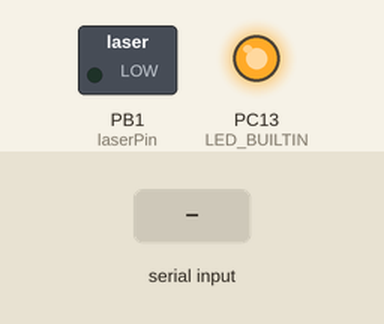
This program was run on a simulated STM32 Blue Pill. Parts: switched loads named in the program (green lamp = pin HIGH), output pins drawn as LEDs (lit = HIGH). The test bench sets the inputs (shaded band).

Above: at 1.2 s.
1.3 s: "1" received over the second serial link
At 2.5 s:
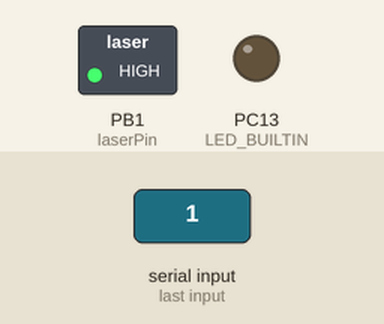
2.8 s: "0" received over the second serial link
At 3.6 s:
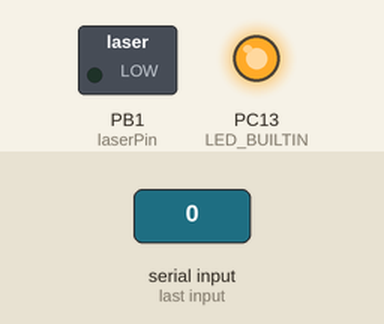
4.3 s: "2" received over the second serial link
At 4.7 s:
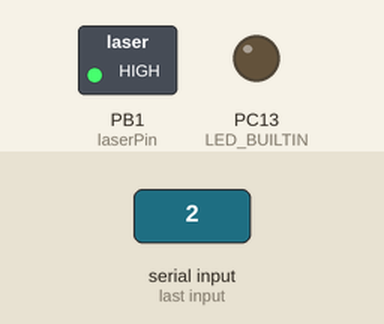
Timing chart, 0 to 7.3 s (numbered marks = the images above; inputs shaded):
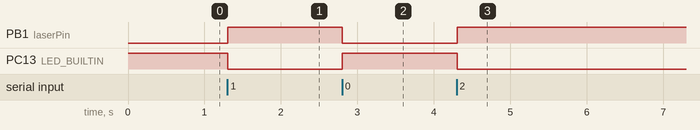

The program:

main.cpp
```cpp
/**
 * Blink
 *
 * Turns on an LED on for one second,
 * then off for one second, repeatedly.
 */
#include "Arduino.h"

// Set LED_BUILTIN if it is not defined by Arduino framework
#define LED_BUILTIN PC13

USBSerial usb;

int laserPin = PB1;
char in = '0';

void setup()
{
  pinMode(laserPin, OUTPUT);
  pinMode(LED_BUILTIN, OUTPUT);
  digitalWrite(LED_BUILTIN, HIGH);

  //Serial.begin(9600);
  usb.begin(115200);

}

void loop() {

  while (usb.available()) {
    in = usb.read();
    usb.println(in); //Acknowledge that we got it
  }

  //analogWrite(laserPin, (unsigned int)in);
  digitalWrite(laserPin, (in == '0') ? LOW : HIGH);
  digitalWrite(LED_BUILTIN, (in == '0') ? HIGH : LOW);

  //usb.println(in + '0'); //Print the char's ASCII value

  delay(10);
}
```

Measured:
- after the input at 1.3 s, PB1 (laserPin): LOW → HIGH at once; PC13 (LED_BUILTIN): HIGH → LOW at once
- after the input at 2.8 s, PB1 (laserPin): HIGH → LOW at once; PC13 (LED_BUILTIN): LOW → HIGH at once
- after the input at 4.3 s, PB1 (laserPin): LOW → HIGH at once; PC13 (LED_BUILTIN): HIGH → LOW at once
